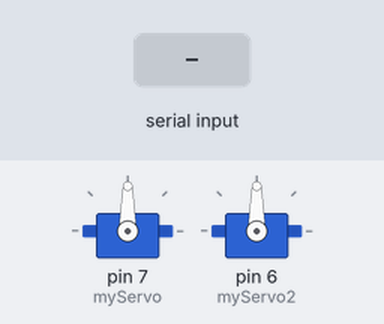
This sketch was run on a simulated Arduino Uno, built with avr-gcc and run on an emulated ATmega328P. Shown: 2 × servo. The inputs (shaded band) are chosen by the test bench.

Above: at 1.2 s.
1.3 s: "X120\n" received over Serial
At 2.2 s:
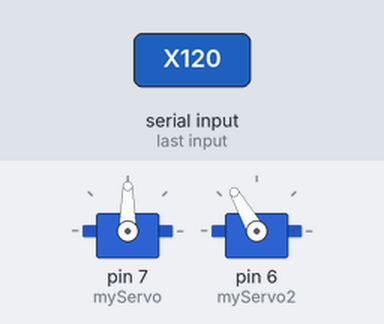
2.8 s: "X,45\n" received over Serial
At 3.3 s:
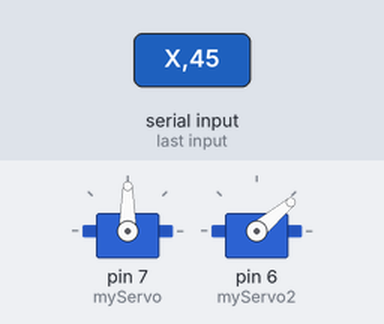
4.3 s: "Y,45\n" received over Serial
At 5.5 s:
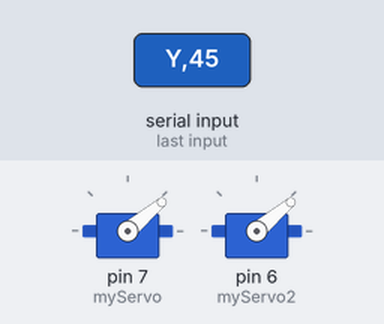
5.8 s: "X90\n" received over Serial
At 6.8 s:
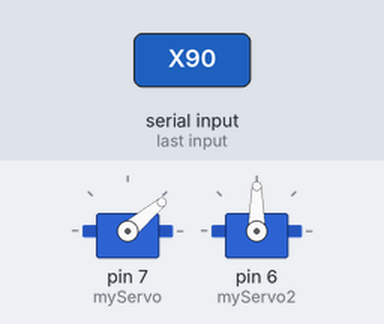
7.3 s: "X120\n" received over Serial
At 8.0 s:
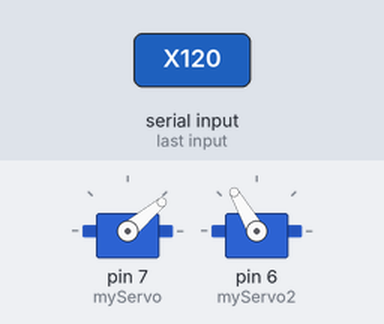
8.8 s: "Y90\n" received over Serial
At 9.1 s:
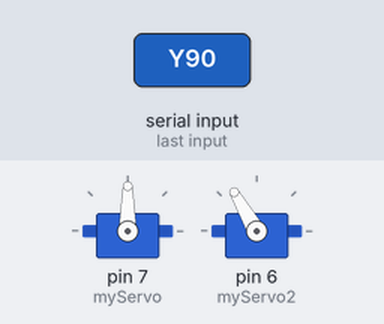
Timing chart, 0 to 11.3 s (numbered marks = the images above; inputs shaded):
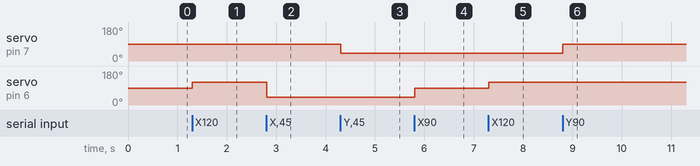

The sketch:

MotorWithPythonExactLocation.ino
```cpp
#include <Servo.h>

// -------------------------------------
// Create two servo objects
// myServo  = vertical axis (Y)
// myServo2 = horizontal axis (X)
// -------------------------------------
Servo myServo;
Servo myServo2;

// Current servo positions (start centered)
int servoPos = 90;
int servoPos2 = 90;

// --------------------------------------
// Servo movement limits
// These protect the SG90 from hitting its mechanical stops
// --------------------------------------
const int SERVO_MIN = 40;   // vertical min
const int SERVO_MAX = 140;  // vertical max

const int SERVO_MIN2 = 40;  // horizontal min
const int SERVO_MAX2 = 140; // horizontal max

// Buffer to store incoming serial command
String input = "";

void setup() {
  Serial.begin(9600);

  // --------------------------------------
  // Attach servos to pins
  // myServo  -> pin 7  (vertical)
  // myServo2 -> pin 6  (horizontal)
  // --------------------------------------
  myServo.attach(7);
  myServo.write(servoPos);

  myServo2.attach(6);
  myServo2.write(servoPos2);
}

void loop() {
  // --------------------------------------
  // Read serial input one character at a time
  // Commands look like:  X120\n   or   Y85\n
  // --------------------------------------
  while (Serial.available()) {
    char c = Serial.read();

    // End of command → process it
    if (c == '\n') {
      processCommand(input);
      input = "";  // clear buffer
    }
    else {
      // Build the command string
      input += c;
    }
  }
}

// --------------------------------------
// Process a full command such as "X120" or "Y85"
// axis = first character ('X' or 'Y')
// value = number after the axis
// --------------------------------------
void processCommand(String cmd) {
  char axis = cmd.charAt(0);          // 'X' or 'Y'
  int value = cmd.substring(1).toInt(); // convert number part to int

  // --------------------------------------
  // Horizontal servo (myServo2)
  // --------------------------------------
  if (axis == 'X') {
    // Keep movement inside safe limits
    value = constrain(value, SERVO_MIN2, SERVO_MAX2);
    myServo2.write(value);
  }

  // --------------------------------------
  // Vertical servo (myServo)
  // --------------------------------------
  if (axis == 'Y') {
    // Keep movement inside safe limits
    value = constrain(value, SERVO_MIN, SERVO_MAX);
    myServo.write(value);
  }
}
```

Measured:
- after the input at 1.3 s, servo on pin 6 (myServo2): 90° → 120° at once
- after the input at 2.8 s, servo on pin 6 (myServo2): 120° → 40° at once
- after the input at 4.3 s, servo on pin 7 (myServo): 90° → 40° at once
- after the input at 5.8 s, servo on pin 6 (myServo2): 40° → 90° at once
- after the input at 7.3 s, servo on pin 6 (myServo2): 90° → 120° at once
- after the input at 8.8 s, servo on pin 7 (myServo): 40° → 90° at once
